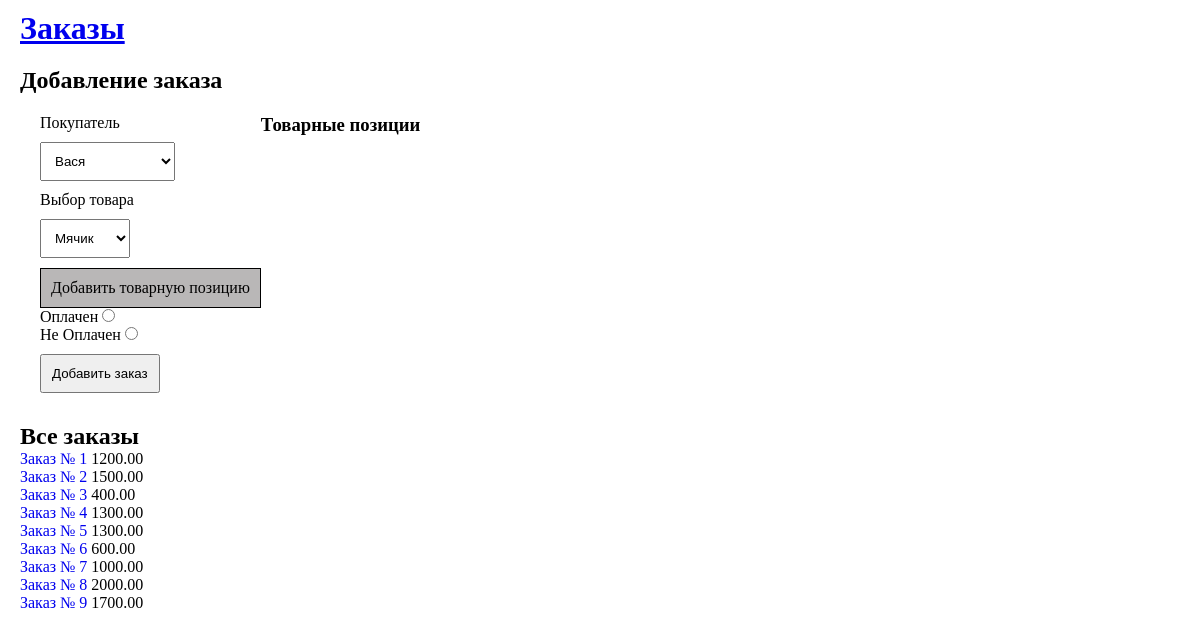
The page / on the database its author committed.
### tables this page shows
CREATE TABLE `Orders` (
  `id` int NOT NULL,
  `user_id` int DEFAULT NULL,
  `date` varchar(20) NOT NULL,
  `is_paid` tinyint(1) NOT NULL
);

### core/Request.php (called while the page is built, shortened)
<?php
class Request
{
    public function __construct($uri)
    {
        $this->uri = trim(urldecode($uri), '/');
    }
    public function getMethod(): string
    {
        return strtoupper($_SERVER['REQUEST_METHOD']);
    }
    public function getPath(): string
    {
        return $this->removeQueryString();
    }
    protected function removeQueryString(): string
    {
        return "";
    }
}

### core/Router.php (called while the page is built, shortened)
<?php
class Router
{
    protected array $routes = [];
    public function add($path, $callback, $method): self
    {
        $path = trim($path, '/');
        if(is_array(($method))) {
            array_map('strtoupper', $method);
        } else {
            $method = [strtoupper($method)];
        }
        $this->routes[] = [
            'path' => "/$path",
            'callback' => $callback,
            'middleware' => null,
            'method' => $method,
        ];
        return $this;
    }
    public function dispatch(): mixed
    {
        $path = $this->request->getPath();
        $route = $this->matchRoute($path);
        if (is_array($route['callback'])) {
            $route['callback'][0] = new $route['callback'][0];
        }
        return call_user_func($route['callback']);
    }
    protected function matchRoute($path): mixed
    {
        foreach ($this->routes as $route) {
            if (
                preg_match("#^{$route['path']}$#", "/{$path}", $matches)
                &&
                in_array($this->request->getMethod(), $route['method'])
            ) {
                return $route;
            }
        }
        return false;
    }
}

### app/Controllers/HomeController.php (called while the page is built, shortened)
<?php
class HomeController extends BaseController
{
    public function index()
    {
        $model = new AllOrdersModel();
        $orders = $model->getOrders();
        foreach ($orders as $key => $order) {
            $orders[$key]['total_price'] = $model->getOrderPrice($order['id'])['total_price'];
        }
        $users = $model->getUsers();
        $goods = $model->getGoods();
        if (isset($_GET['good_id'])) {
            $users = $model->getGood(request()->get('good_id'));
            echo(json_encode($users, JSON_UNESCAPED_UNICODE | JSON_NUMERIC_CHECK));
        } else {
            return view('allOrders', ['orders' => $orders, 'users' => $users, 'goods' => $goods]);
        }
    }
}

### helpers/helpers.php (called while the page is built, shortened)
<?php
function app(): \Core\Application
{
    return \Core\Application::$app;
}
function view($view = '', $data = [], $layout = ''): string|\Core\Request
{
    if ($view) {
        return app()->view->render($view, $data, $layout);
    }
    return app()->view;
}
function base_url($path = ''): string
{
    return PATH . $path;
}
function db(): \Core\Database
{
    return app()->db;
}

### core/Database.php (called while the page is built, shortened)
<?php
class Database
{
    protected \PDO $connection;
    protected \PDOStatement $stmt;
    public function __construct()
    {
        $dsn = "mysql:host=" . DB_SETTINGS['host'] . ";dbname=" . DB_SETTINGS['database'] . ";charset=" . DB_SETTINGS['charset'];
        try {
            $this->connection = new \PDO($dsn, DB_SETTINGS['username'], DB_SETTINGS['password'], DB_SETTINGS['options']);
        } catch (\PDOException $e) {
            error_log("[" . date('Y-m-d H:i:s') . "] DB Error: {$e->getMessage()}" . PHP_EOL, 3, ERROR_LOGS);
            abort('DB error connection', 500);
        }
        return $this;
    }
    public function query(string $query, array $params = []): static
    {
        $this->stmt = $this->connection->prepare($query);
        $this->stmt->execute($params);
        return $this;
    }
    public function get(): array|false
    {
        return $this->stmt->fetchAll();
    }
    public function getAssoc($key = 'id'): array
    {
        $data = [];
        while ($row = $this->stmt->fetch()) {
            $data[$row[$key]] = $row;
        }
        return $data;
    }
    public function getOne()
    {
        return $this->stmt->fetch();
    }
}

### app/Models/AllOrdersModel.php (called while the page is built, shortened)
<?php
class AllOrdersModel extends Model
{
    public function getOrders()
    {
       return db()->query('SELECT * FROM Orders')->getAssoc();
    }
    public function getOrderPrice($orderId)
    {
        return db()->query("SELECT SUM(g.price * b.quantity) as total_price FROM Goods g JOIN Baskets b ON b.good_id = g.id WHERE b.order_id = (?)", [$orderId])->getOne();
    }
    public function getUsers()
    {
       return db()->query("SELECT id, name FROM Users;")->get();
    }
    public function getGoods()
    {
       return db()->query("SELECT id, name FROM Goods;")->get();
    }
}

### public/index.php (called while the page is built, shortened)
<?php
require_once(HELPERS . '/helpers.php');
$app = new Application();
$app->run();

### core/View.php (called while the page is built, shortened)
<?php
class View
{
    public string $layout;
    public function __construct($layout)
    {
        $this->layout = $layout;
    }
    public function render($view, $data = [], $layout = ''): string
    {
        extract($data);
        $view_file = VIEWS . "/{$view}.php";
        if (is_file($view_file)) {
            require $view_file;
            $this->content = ob_get_clean();
        } else {
            abort("Not found view {$view_file}", 500);
        }
        $layout_file_name = $layout ?: $this->layout;
        $layout_file = VIEWS . "/layouts/{$layout_file_name}.php";
        if (is_file($layout_file)) {
            require_once $layout_file;
            return ob_get_clean();
        } else {
            abort("Not found layout {$layout_file}", 500);
        }
        return '';
    }
}

### app/Views/allOrders.php (the view, shortened to what this page needs)
<div>
    <h2>Добавление заказа</h2>
    <form action="<?php base_url($path = '') ?>" method="post">
        <div>
            <div class="selectWraper">
                <label>Покупатель</label>
                <select name="userName">
                    <?php
                    foreach ($users as $user) {
                        echo '<option value="' . $user['id'] . '">' . $user['name'] . '</option>';
                    }
                    ?>
                </select>
            </div>
            <div class="positions formGroup">
                <div class="positionsWraper">
                    <div class="fieldWraper positionsUnit allPositions">
                        <div>
                            <div class="selectWraper">
                                <label>Выбор товара</label>
                                <select class="goodName" name="goodName">
                                    <?php
                                    foreach ($goods as $good) {
                                        echo '<option value="' . $good['id'] . '">' . $good['name'] . '</option>';
                                    }
                                    ?>
                                </select>
                            </div>
                            <div class="inputWraper articleWrapper">
                                <div class="button addPosition">
                                    <div>Добавить товарную позицию</div>
                                </div>
                            </div>
                        </div>
                    </div>
                </div>
            </div>
            <div>
                <lable class="positionFieldTitle paidTitle">Оплачен
                    <input class="field positionField iaPaid" type="radio" name="is_paid" value="1">
                </lable>
                <lable class="positionFieldTitle paidTitle">Не Оплачен
                    <input class="field positionField iaPaid" type="radio" name="is_paid" value="0">
                </lable>
            </div>
            <input class="input add" type="submit" name="submit" value="Добавить заказ">
        </div>
        <div>
            <h3>Товарные позиции</h3>
        </div>
    </form>
</div>
<div>
    <h2>Все заказы</h2>
    <?php
    foreach ($orders as $order) {
    ?>
        <div><a href="<?=PATH . '/order?order_id=' . $order['id']?>"><div class="link">Заказ № <?=$order['id']?></div></a> <?=$order['total_price']?></div>
    <?php
    }
    ?>
</div>

### core/Application.php (shortened to what this page needs)
<?php
class Application
{
    public Router $router;
    public function __construct()
    {
        $this->uri = $_SERVER['REQUEST_URI'];
        $this->request = new Request($this->uri);
        $this->response = new Response();
        $this->router = new Router($this->request, $this->response);
        $this->view = new View(LAYOUT);
        $this->db = new Database();
    }
    public function run(): void
    {
        echo $this->router->dispatch();
    }
}

### app/Views/layouts/default.php (shortened to what this page needs)
<!DOCTYPE html>
<html lang="en">
<head>
    <link rel="stylesheet" href="/assets/css/style.css">
</head>
<body>
<h1><a href="<?=PATH?>">Заказы</a></h1>
<div class="contentWraper">
    <?= $this->content; ?>
</div>
</body>
</html>

### public/assets/css/style.css (style rules this page uses)
* { margin: 0; padding: 0; box-sizing: border-box; }
h1 { margin-left: 20px; margin-top: 10px; }
form { display: flex; padding: 20px; width: 80%; }
.button { padding: 10px; border: 1px solid black; background-color: rgb(185, 183, 183); cursor: pointer; }
.input { margin: 10px 0; padding: 10px; }
.positionFieldTitle { display: block; }
select { margin: 10px 0; padding: 10px; }
label { display: block; }
.contentWraper { margin: 20px; }
.link { display: inline-block; }

### rows shown on the page
orders: id "1", total_price "1200.00"
orders: id "2", total_price "1500.00"
orders: id "3", total_price "400.00"
orders: id "4", total_price "1300.00"
orders: id "5", total_price "1300.00"
orders: id "6", total_price "600.00"
orders: id "7", total_price "1000.00"
orders: id "8", total_price "2000.00"
orders: id "9", total_price "1700.00"

### other values the page prints
form field userName "Вася"
form field goodName "Мячик"
